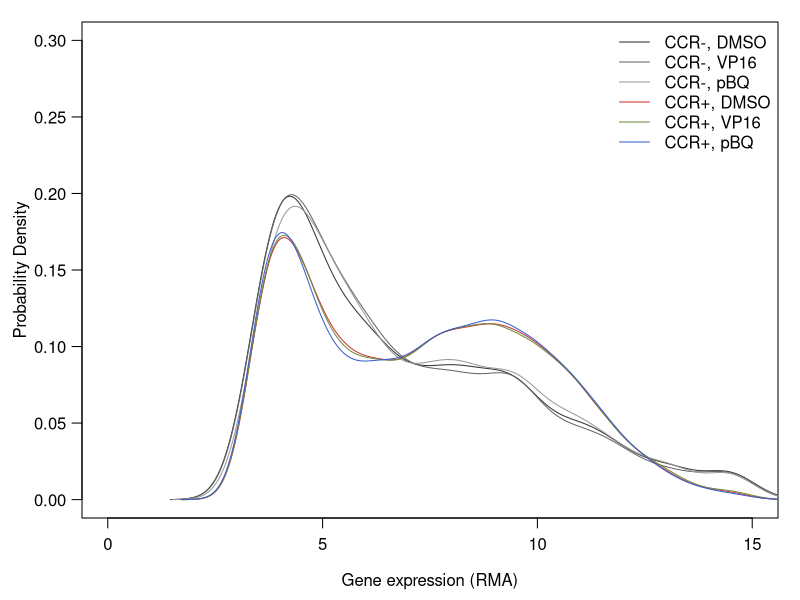

The R script that drew this image:

############### Figure 4B

CEM_A = read.table("CEM_1A_3A_merged_CCR_CEL.txt",sep= "\t",row.names=1)
CEM_B = read.table("CEM_1B_3B_merged_CCR_CEL.txt",sep= "\t",row.names=1)
CEM_C = read.table("CEM_1C_3C_merged_CCR_CEL.txt",sep= "\t",row.names=1)

CCR_A = subset(CEM_A,CEM_A[,1]>0)
noCCR_A = subset(CEM_A,CEM_A[,1]==0)

CCR_B = subset(CEM_B,CEM_B[,1]>0)
noCCR_B = subset(CEM_B,CEM_B[,1]==0)


CCR_C = subset(CEM_C,CEM_C[,1]>0)
noCCR_C = subset(CEM_C,CEM_C[,1]==0)


type <- c(rep("DMSO_Y",nrow(CCR_A)),rep("DMSO_N",nrow(noCCR_A)),rep("VP16_Y",nrow(CCR_B)),rep("VP16_N",nrow(noCCR_B)),rep("pBQ_Y",nrow(CCR_C)),rep("pBQ_N",nrow(noCCR_C)))

sample <-c(CCR_A[,2],noCCR_A[,2],CCR_B[,2],noCCR_B[,2],CCR_C[,2],noCCR_C[,2])


data <- data.frame(sample,type)
names(data)=c("sample","type")
data$type <- factor(data$type, levels=unique(data$type))

pdf("Figure_4B.pdf",height = 8/2.54, width = 8/2.54,pointsize = 10)
par(cex =1, lwd = 1, mar = c(4,4,1,1) + 0.1, mgp = c(2.6, 0.8, 0),las=1)


plot(1,type = "n",xlab ="Gene expression (RMA)", ylab = "Probability Density",xlim = c(0,15), ylim = c(0,0.3))
ADJ = 1
lines(density((noCCR_A[,2]),adjust=ADJ),col = "gray20", lwd = 1)
lines(density((noCCR_B[,2]),adjust=ADJ),col = "gray40", lwd = 1)
lines(density((noCCR_C[,2]),adjust=ADJ),col = "gray60", lwd = 1)

lines(density((CCR_A[,2]),adjust=ADJ),col = "brown3", lwd = 1)
lines(density((CCR_B[,2]),adjust=ADJ),col = "darkolivegreen4", lwd = 1)
lines(density((CCR_C[,2]),adjust=ADJ),col = "royalblue3", lwd = 1)

legend("topright",legend = c("CCR-, DMSO","CCR-, VP16","CCR-, pBQ","CCR+, DMSO","CCR+, VP16","CCR+, pBQ"), lwd = 1,col=c("gray20","gray40","gray60","brown3","darkolivegreen4","royalblue3"),bty="n")
dev.off()
